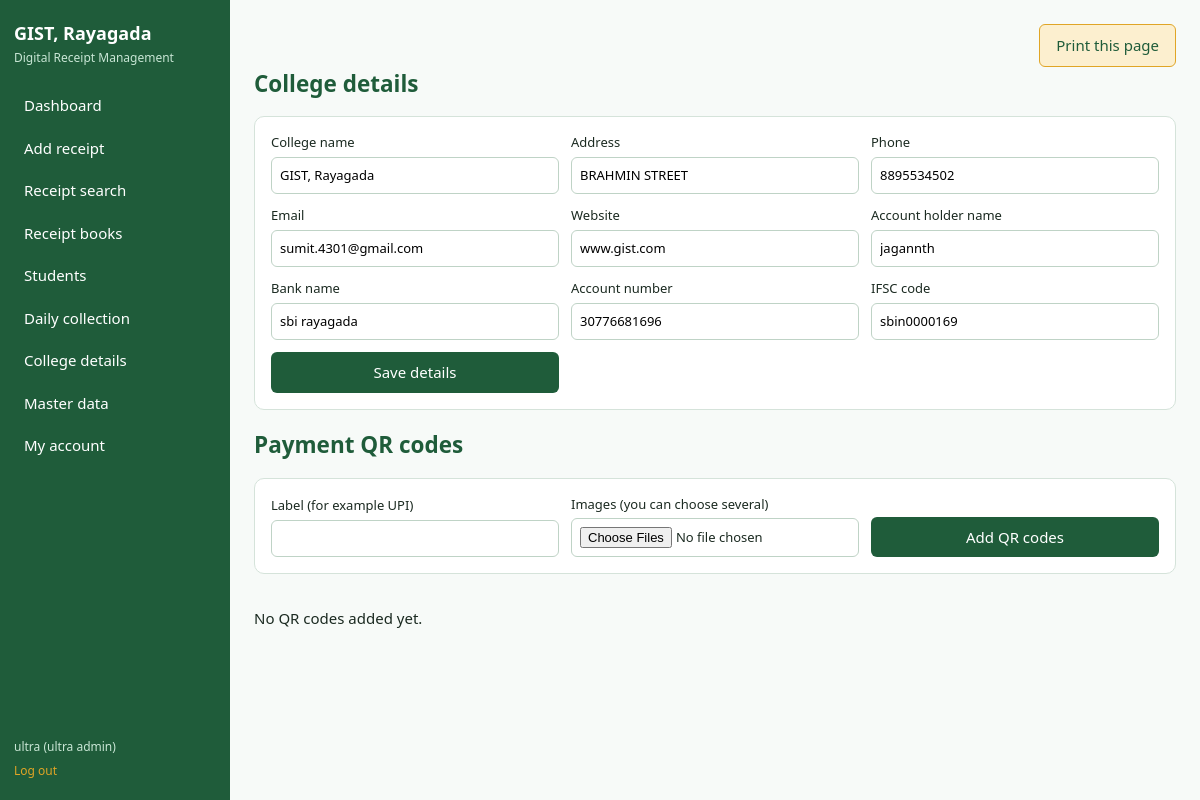
The app's page /college (signed in) with its own data.
### tables this page shows
CREATE TABLE settings(key TEXT PRIMARY KEY, value TEXT);

### app.py (the view, shortened to what this page needs)
@app.route("/college", methods=["GET", "POST"])
@access("admin")
def college_page():
    c, f = db(), request.form
    return render_template("college.html")

### app.py (called while the page is built)
def db():
    if "db" not in g:
        g.db = sqlite3.connect(DB)
        g.db.row_factory = sqlite3.Row
        g.db.execute("PRAGMA foreign_keys=ON")
    return g.db

def access(*roles):
    def deco(f):
        @wraps(f)
        def wrapper(*a, **k):
            if "uid" not in session:
                return redirect(url_for("login"))
            if roles and session["role"] != "superadmin" and session["role"] not in roles:
                abort(403)
            return f(*a, **k)
        return wrapper
    return deco

@app.context_processor
def inject():
    c = db()
    return dict(college={r["key"]: r["value"] for r in c.execute("SELECT * FROM settings")},
                qrs=c.execute("SELECT * FROM qr_codes ORDER BY id").fetchall())

### templates/college.html
{% extends "base.html" %}{% block title %}College details{% endblock %}{% block body %}
{% set ultra = session.role == 'superadmin' %}
{% set fields = [('College name','name'),('Address','address'),('Phone','phone'),('Email','email'),('Website','website'),('Account holder name','account_holder'),('Bank name','bank_name'),('Account number','account_no'),('IFSC code','ifsc')] %}
<h2>College details</h2>
{% if ultra %}
<form method="post" class="panel grid"><input type="hidden" name="action" value="save">
{% for label, key in fields %}<label>{{ label }}<input name="{{ key }}" value="{{ college.get(key,'') }}"></label>{% endfor %}
<button>Save details</button></form>
{% else %}
<div class="panel"><table>{% for label, key in fields %}<tr><td>{{ label }}</td><td>{{ college.get(key,'') }}</td></tr>{% endfor %}</table></div>
{% endif %}
<h2>Payment QR codes</h2>
{% if ultra %}
<form method="post" enctype="multipart/form-data" class="panel grid"><input type="hidden" name="action" value="qr_add">
<label>Label (for example UPI)<input name="label"></label>
<label>Images (you can choose several)<input type="file" name="images" accept="image/*" multiple required></label><button>Add QR codes</button></form>
{% endif %}
<div class="logos">{% for q in qrs %}<div style="text-align:center">
<img src="{{ url_for('static', filename='uploads/' + q.filename) }}" alt="{{ q.label }}"><br>{{ q.label }}
{% if ultra %}<form method="post"><input type="hidden" name="action" value="qr_del"><input type="hidden" name="id" value="{{ q.id }}"><button class="danger">Remove</button></form>{% endif %}</div>
{% else %}<p>No QR codes added yet.</p>{% endfor %}</div>{% endblock %}

### templates/base.html (shortened to what this page needs)
<!doctype html><html lang="en"><head><meta charset="utf-8"><meta name="viewport" content="width=device-width,initial-scale=1">
<title>{% block title %}Dashboard{% endblock %} | Receipts</title><link rel="stylesheet" href="{{ url_for('static', filename='style.css') }}">
</head><body>
{% if session.uid %}
<aside class="side"><h1>{{ college.get('name') or 'GIST, Rayagada' }}</h1><p>Digital Receipt Management</p>
<nav>
<a href="{{ url_for('dashboard') }}">Dashboard</a>
{% if session.role != 'principal' %}<a href="{{ url_for('receipt_save') }}">Add receipt</a>{% endif %}
<a href="{{ url_for('search') }}">Receipt search</a>
{% if has('admin','accountant') %}<a href="{{ url_for('books') }}">Receipt books</a>{% endif %}
{% if session.role != 'principal' %}<a href="{{ url_for('students') }}">Students</a>{% endif %}
<a href="{{ url_for('daily') }}">Daily collection</a>
{% if has('admin') %}<a href="{{ url_for('college_page') }}">College details</a>{% endif %}
{% if has() %}<a href="{{ url_for('master') }}">Master data</a>{% endif %}
<a href="{{ url_for('account') }}">My account</a>
</nav><div class="who">{{ session.user }} ({{ 'ultra admin' if session.role == 'superadmin' else session.role }})<a href="{{ url_for('logout') }}">Log out</a></div></aside>
{% endif %}
<main>
{% block ph %}{% if session.uid %}
<div class="noprint" style="text-align:right"><button class="btn alt" onclick="window.print()">Print this page</button></div>{% endif %}{% endblock %}
{% block body %}{% endblock %}
</main><script src="{{ url_for('static', filename='app.js') }}"></script></body></html>

### static/style.css (style rules this page uses)
:root { --forest:#1F5C3A;--forest-d:#174a2e;--mint:#E4F3EA;--mint-d:#C9E6D5;--amber-l:#FCEFCF;--amber:#E0A526;--bg:#F7FAF8;--ink:#1B2A21;--red:#B3402F;--line:#D5E3DA }
* { box-sizing:border-box }
body { margin:0;display:flex;min-height:100vh;background:var(--bg);color:var(--ink);font:15px/1.5 "Segoe UI",system-ui,sans-serif }
.side { width:230px;background:var(--forest);color:#fff;padding:20px 14px;display:flex;flex-direction:column;flex-shrink:0 }
.side h1 { font-size:18px;margin:0 }
.side p { margin:2px 0 18px;font-size:12px;color:var(--mint-d) }
.side nav { display:flex;flex-direction:column;gap:2px;flex:1 }
.side a { color:#fff;text-decoration:none;padding:9px 10px;border-radius:6px }
.who { font-size:12px;color:var(--mint-d) }
.who a { display:block;padding:6px 0 0;color:var(--amber) }
main { flex:1;padding:24px;max-width:1100px;min-width:0 }
h2 { margin:0 0 16px;color:var(--forest) }
.panel { background:#fff;border:1px solid var(--line);border-radius:10px;padding:16px;margin-bottom:18px }
.grid { display:grid;grid-template-columns:repeat(auto-fit,minmax(220px,1fr));gap:12px;align-items:end }
label { display:flex;flex-direction:column;font-size:13px;gap:4px }
input,select,textarea { padding:8px;border:1px solid #BFD3C6;border-radius:6px;font:inherit;background:#fff }
button,.btn { background:var(--forest);color:#fff;border:0;border-radius:6px;padding:9px 16px;font:inherit;cursor:pointer;text-decoration:none;display:inline-block }
.btn.alt { background:var(--amber-l);color:var(--forest);border:1px solid var(--amber) }
.logos { display:flex;gap:14px;flex-wrap:wrap;margin:10px 0 }

### records on screen
settings: value "GIST, Rayagada", name "GIST, Rayagada"
settings: address "BRAHMIN STREET"
settings: phone "8895534502"
settings: email "sumit.4301@gmail.com"
settings: website "www.gist.com"
settings: account_holder "jagannth"
settings: bank_name "sbi rayagada"
settings: account_no "30776681696"
settings: ifsc "sbin0000169"

### other values on screen
{{ session.user }} "ultra"
{{ 'ultra admin' if session.role == 'superadmin' else session.role }} "ultra admin"
{{ label }} "College name" "Address" "Phone" "Email" "Website" "Account holder name" "Bank name" "Account number" "IFSC code"
